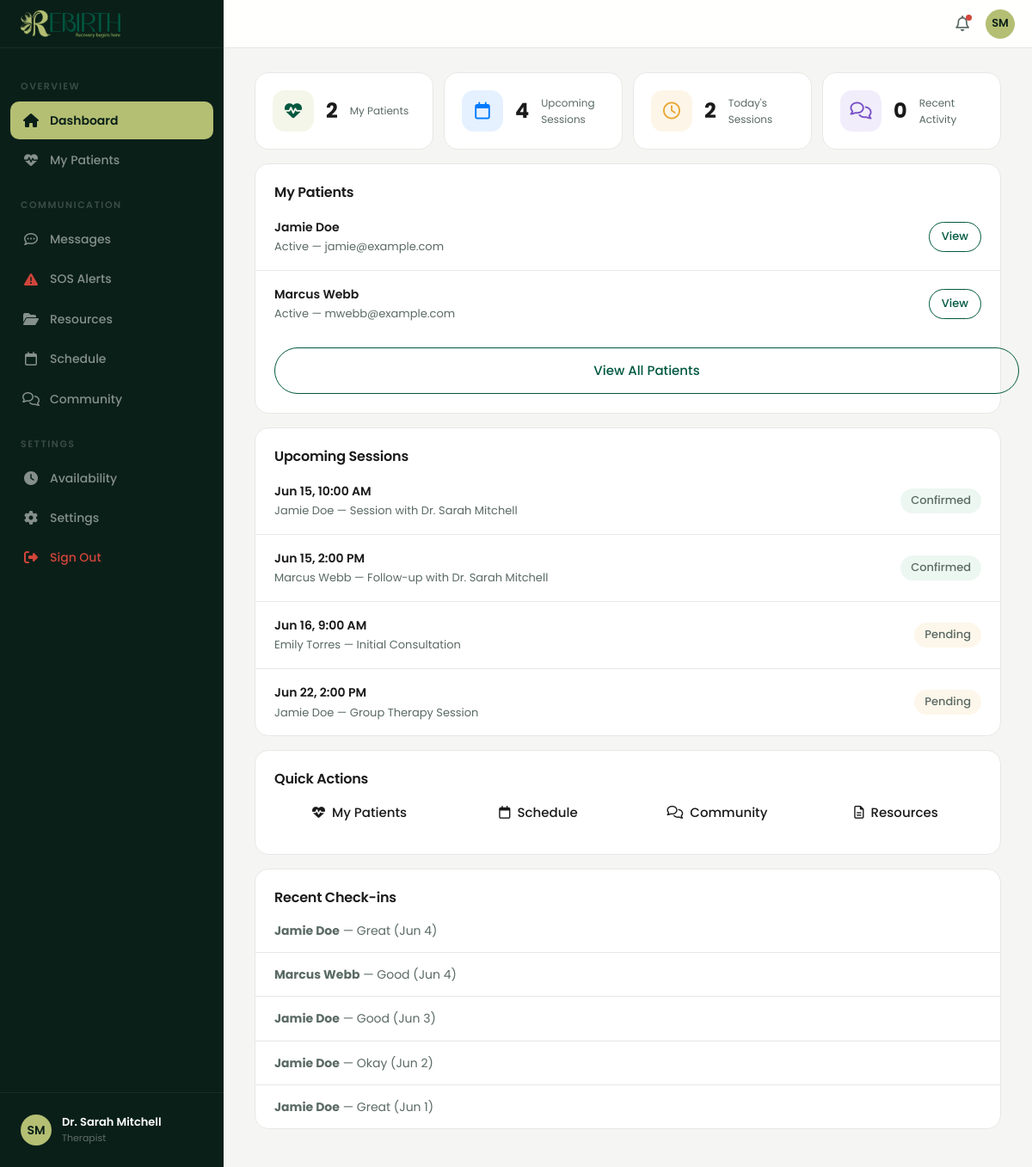
The page /panel/dashboard (signed in) on the database its author committed.
### tables this page shows
CREATE TABLE `users` (
  `id` INT AUTO_INCREMENT PRIMARY KEY,
  `name` VARCHAR(100) NOT NULL,
  `email` VARCHAR(255) NOT NULL UNIQUE,
  `password_hash` VARCHAR(255) NOT NULL,
  `role` ENUM('member','therapist','admin') NOT NULL DEFAULT 'member',
  `stage` ENUM('Onboarding','Active','Maintenance','Alumni') NOT NULL DEFAULT 'Onboarding',
  `avatar` VARCHAR(255) DEFAULT NULL,
  `initials` VARCHAR(4) NOT NULL,
  `created_at` DATETIME NOT NULL DEFAULT CURRENT_TIMESTAMP,
  `updated_at` DATETIME NOT NULL DEFAULT CURRENT_TIMESTAMP ON UPDATE CURRENT_TIMESTAMP
);

CREATE TABLE `therapist_patients` (
  `id` INT AUTO_INCREMENT PRIMARY KEY,
  `therapist_id` INT NOT NULL,
  `patient_id` INT NOT NULL,
  `assigned_at` DATETIME NOT NULL DEFAULT CURRENT_TIMESTAMP,
  FOREIGN KEY (`therapist_id`) REFERENCES `users`(`id`) ON DELETE CASCADE,
  FOREIGN KEY (`patient_id`) REFERENCES `users`(`id`) ON DELETE CASCADE,
  UNIQUE KEY `unique_assignment` (`therapist_id`, `patient_id`)
);

CREATE TABLE `appointments` (
  `id` INT AUTO_INCREMENT PRIMARY KEY,
  `user_id` INT NOT NULL,
  `therapist_id` INT DEFAULT NULL,
  `title` VARCHAR(200) NOT NULL,
  `date_time` DATETIME NOT NULL,
  `status` ENUM('confirmed','pending','cancelled','completed') NOT NULL DEFAULT 'pending',
  `notes` TEXT DEFAULT NULL,
  `created_at` DATETIME NOT NULL DEFAULT CURRENT_TIMESTAMP,
  FOREIGN KEY (`user_id`) REFERENCES `users`(`id`) ON DELETE CASCADE,
  FOREIGN KEY (`therapist_id`) REFERENCES `users`(`id`) ON DELETE SET NULL
);

CREATE TABLE `check_ins` (
  `id` INT AUTO_INCREMENT PRIMARY KEY,
  `user_id` INT NOT NULL,
  `mood` ENUM('great','good','okay','tough','struggling') NOT NULL,
  `craving_level` TINYINT UNSIGNED DEFAULT NULL,
  `note` TEXT DEFAULT NULL,
  `check_date` DATE NOT NULL,
  `created_at` DATETIME NOT NULL DEFAULT CURRENT_TIMESTAMP,
  FOREIGN KEY (`user_id`) REFERENCES `users`(`id`) ON DELETE CASCADE,
  UNIQUE KEY `unique_checkin` (`user_id`, `check_date`)
);

### app/views/panel/therapist-dashboard.php (the view)
<div class="stats-row">
  <div class="stat-card">
    <div class="stat-icon green"><i class="fa-solid fa-heart-pulse"></i></div>
    <div class="stat-value"><?= $patientCount ?></div>
    <div class="stat-label">My Patients</div>
  </div>
  <div class="stat-card">
    <div class="stat-icon blue"><i class="fa-regular fa-calendar"></i></div>
    <div class="stat-value"><?= count($upcomingAppointments) ?></div>
    <div class="stat-label">Upcoming Sessions</div>
  </div>
  <div class="stat-card">
    <div class="stat-icon orange"><i class="fa-regular fa-clock"></i></div>
    <div class="stat-value"><?= $todayAppointments ?></div>
    <div class="stat-label">Today's Sessions</div>
  </div>
  <div class="stat-card">
    <div class="stat-icon purple"><i class="fa-regular fa-comments"></i></div>
    <div class="stat-value"><?= $recentActivity ?></div>
    <div class="stat-label">Recent Activity</div>
  </div>
</div>
<div class="card">
  <h2>My Patients</h2>
  <?php if (empty($patients)): ?>
  <div class="overview-row"><span style="color:var(--color-text-muted);">No patients assigned yet</span></div>
  <?php else: ?>
  <?php foreach ($patients as $p): ?>
  <div class="appointment-item">
    <div>
      <strong><?= htmlspecialchars($p['name']) ?></strong>
      <span><?= htmlspecialchars($p['stage']) ?> — <?= htmlspecialchars($p['email']) ?></span>
    </div>
    <a href="/therapist/patient/<?= $p['id'] ?>" class="btn btn-outline" style="padding:6px 14px;font-size:13px;">View</a>
  </div>
  <?php endforeach; ?>
  <a href="/therapist/patients" class="btn btn-outline" style="margin-top:12px;width:100%;justify-content:center;">View All Patients</a>
  <?php endif; ?>
</div>
<div class="card">
  <h2>Upcoming Sessions</h2>
  <?php if (empty($upcomingAppointments)): ?>
  <div class="overview-row"><span style="color:var(--color-text-muted);">No upcoming sessions</span></div>
  <?php else: ?>
  <?php foreach ($upcomingAppointments as $apt): ?>
  <div class="appointment-item">
    <div><strong><?= date('M j, g:i A', strtotime($apt['date_time'])) ?></strong><span><?= htmlspecialchars($apt['patient_name']) ?> — <?= htmlspecialchars($apt['title']) ?></span></div>
    <span class="badge badge-<?= $apt['status'] === 'confirmed' ? 'green' : 'orange' ?>"><?= htmlspecialchars(ucfirst($apt['status'])) ?></span>
  </div>
  <?php endforeach; ?>
  <?php endif; ?>
</div>
<div class="card">
  <h2>Quick Actions</h2>
  <div class="quick-actions">
    <a href="/therapist/patients" class="btn" style="display:flex;align-items:center;gap:8px;justify-content:center;"><i class="fa-solid fa-heart-pulse"></i> My Patients</a>
    <a href="/panel/appointments" class="btn" style="display:flex;align-items:center;gap:8px;justify-content:center;"><i class="fa-regular fa-calendar"></i> Schedule</a>
    <a href="/panel/community" class="btn" style="display:flex;align-items:center;gap:8px;justify-content:center;"><i class="fa-regular fa-comments"></i> Community</a>
    <a href="/panel/resources" class="btn" style="display:flex;align-items:center;gap:8px;justify-content:center;"><i class="fa-regular fa-file-lines"></i> Resources</a>
  </div>
</div>
<?php if (!empty($recentCheckins)): ?>
<div class="card">
  <h2>Recent Check-ins</h2>
  <?php foreach ($recentCheckins as $c): ?>
  <div class="overview-row">
    <span><strong><?= htmlspecialchars($c['patient_name']) ?></strong> — <?= ucfirst($c['mood']) ?> (<?= date('M j', strtotime($c['check_date'])) ?>)</span>
  </div>
  <?php endforeach; ?>
</div>
<?php endif; ?>

### app/views/layouts/panel.php (shortened to what the rows shown need)
<!DOCTYPE html>
<html lang="en">
<head>
  <link rel="stylesheet" href="/css/app.css">
  <link rel="stylesheet" href="https://cdnjs.cloudflare.com/ajax/libs/font-awesome/6.5.1/css/all.min.css">
</head>
<body data-user-id="<?= $_SESSION['user_id'] ?? 0 ?>">
  <div class="app-layout">
    <aside class="app-sidebar">
      <div class="app-sidebar-header">
        <img src="/logo.png" alt="Rebirth">
      </div>
      <nav class="app-sidebar-nav">
        <?php if ($user['role'] === 'therapist'): ?>
        <div class="app-sidebar-section">Overview</div>
        <a href="/panel/dashboard" class="app-sidebar-link <?= $page === 'Dashboard' ? 'active' : '' ?>"><i class="fa-solid fa-house"></i>Dashboard</a>
        <a href="/therapist/patients" class="app-sidebar-link <?= $page === 'My Patients' ? 'active' : '' ?>"><i class="fa-solid fa-heart-pulse"></i>My Patients</a>
        <div class="app-sidebar-section">Communication</div>
        <a href="/therapist/messages" class="app-sidebar-link <?= $page === 'Messages' ? 'active' : '' ?>"><i class="fa-regular fa-comment-dots"></i>Messages</a>
        <a href="/therapist/sos" class="app-sidebar-link <?= $page === 'SOS Alerts' ? 'active' : '' ?>">
          <i class="fa-solid fa-triangle-exclamation" style="color:var(--color-danger);"></i>SOS Alerts
        </a>
        <a href="/therapist/resources" class="app-sidebar-link <?= $page === 'Resources' ? 'active' : '' ?>"><i class="fa-solid fa-folder-open"></i>Resources</a>
        <a href="/panel/appointments" class="app-sidebar-link <?= $page === 'Appointments' ? 'active' : '' ?>"><i class="fa-regular fa-calendar"></i>Schedule</a>
        <a href="/panel/community" class="app-sidebar-link <?= $page === 'Community' ? 'active' : '' ?>"><i class="fa-regular fa-comments"></i>Community</a>
        <div class="app-sidebar-section">Settings</div>
        <a href="/therapist/availability" class="app-sidebar-link <?= $page === 'Availability' ? 'active' : '' ?>"><i class="fa-solid fa-clock"></i>Availability</a>
        <a href="/panel/settings" class="app-sidebar-link <?= $page === 'Settings' ? 'active' : '' ?>"><i class="fa-solid fa-gear"></i>Settings</a>
        <a href="/logout" class="app-sidebar-link" style="color:var(--color-danger);"><i class="fa-solid fa-right-from-bracket"></i>Sign Out</a>
        <?php endif; ?>
      </nav>
      <div class="app-sidebar-footer">
        <div class="app-sidebar-user">
          <?php if (!empty($user['avatar'])): ?>
          <img src="/uploads/avatars/<?= htmlspecialchars($user['avatar']) ?>" alt="" class="app-sidebar-user-avatar" style="object-fit:cover;">
          <?php else: ?>
          <div class="app-sidebar-user-avatar"><?= htmlspecialchars($user['initials']) ?></div>
          <?php endif; ?>
          <div>
            <div class="app-sidebar-user-name"><?= htmlspecialchars($user['name']) ?></div>
            <div class="app-sidebar-user-role"><?= htmlspecialchars(ucfirst($user['role'])) ?></div>
          </div>
        </div>
      </div>
    </aside>
    <div class="app-main" style="flex:1;display:flex;flex-direction:column;min-width:0;">
      <header class="app-topbar">
        <div class="app-topbar-left">
          <span class="app-topbar-title"><?= htmlspecialchars($page) ?></span>
        </div>
        <div class="app-topbar-right">
          <button class="app-topbar-btn"><i class="fa-regular fa-bell"></i><span class="dot"></span></button>
          <?php if (!empty($user['avatar'])): ?>
          <img src="/uploads/avatars/<?= htmlspecialchars($user['avatar']) ?>" alt="" class="app-topbar-avatar" style="object-fit:cover;">
          <?php else: ?>
          <div class="app-topbar-avatar"><?= htmlspecialchars($user['initials']) ?></div>
          <?php endif; ?>
        </div>
      </header>
      <div class="app-content">
        <?= $content ?>
      </div>
    </div>
  </div>
</body>
</html>

### rows shown on the page
users: initials "SM", name "Dr. Sarah Mitchell", role "Therapist"
therapist_patients: patient.name "Jamie Doe", patient.stage "Active", patient.email "jamie@example.com"
therapist_patients: patient.name "Marcus Webb", patient.stage "Active", patient.email "mwebb@example.com"
appointments: date_time "Jun 15, 10:00 AM", user.name "Jamie Doe", title "Session with Dr. Sarah Mitchell", status "Confirmed"
appointments: date_time "Jun 15, 2:00 PM", user.name "Marcus Webb", title "Follow-up with Dr. Sarah Mitchell", status "Confirmed"
appointments: date_time "Jun 16, 9:00 AM", user.name "Emily Torres", title "Initial Consultation", status "Pending"
appointments: date_time "Jun 22, 2:00 PM", user.name "Jamie Doe", title "Group Therapy Session", status "Pending"
check_ins: user.name "Jamie Doe", mood "Great", check_date "Jun 4"
check_ins: user.name "Marcus Webb", mood "Good", check_date "Jun 4"
check_ins: user.name "Jamie Doe", mood "Good", check_date "Jun 3"
check_ins: user.name "Jamie Doe", mood "Okay", check_date "Jun 2"
check_ins: user.name "Jamie Doe", mood "Great", check_date "Jun 1"

### other values the page prints
$patientCount "2"
count($upcomingAppointments) "4"
$todayAppointments "2"
$recentActivity "0"
